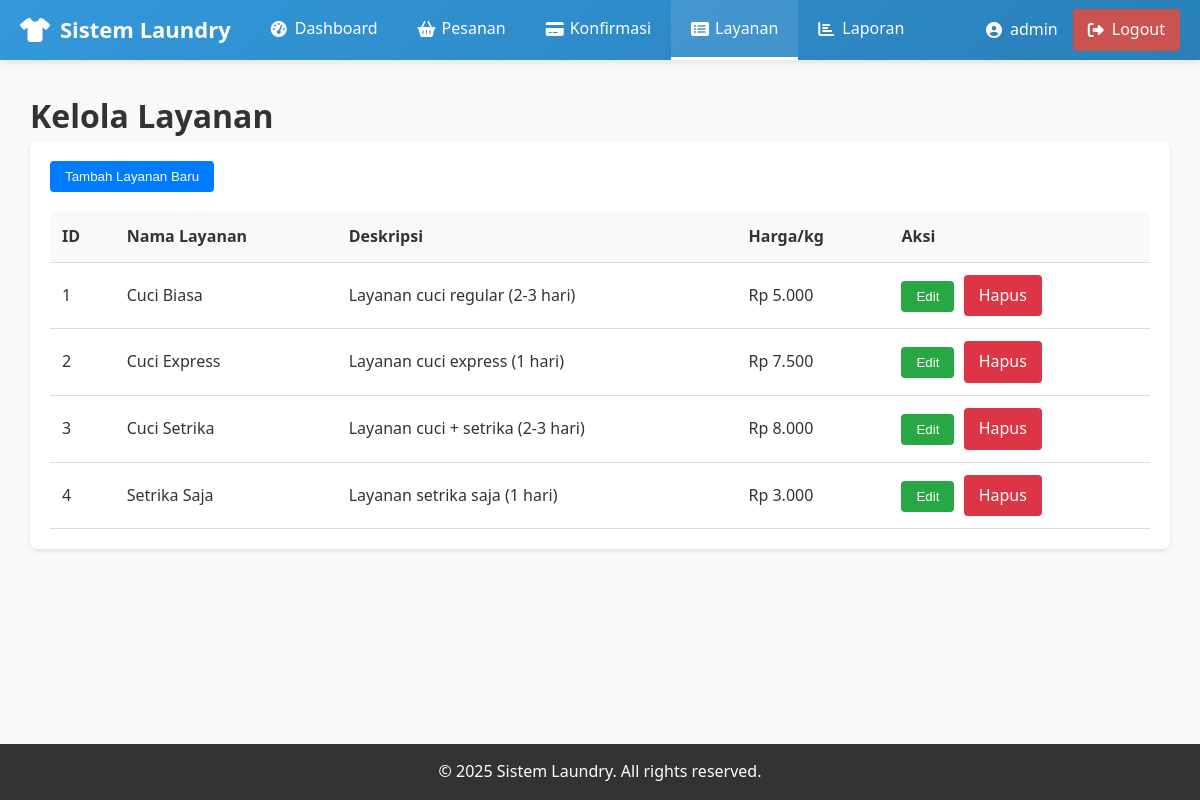
Screenshot of /admin/kelola_layanan.php (signed in) with the database file from the repository.
### tables this page shows
CREATE TABLE `services` (
    `id` int(11) PRIMARY KEY AUTO_INCREMENT,
    `nama_layanan` varchar(100) NOT NULL,
    `harga_per_kg` decimal(10,2) NOT NULL,
    `deskripsi` text,
    `durasi_hari` int(11) DEFAULT 1,
    `is_active` tinyint(1) DEFAULT 1,
    `created_at` timestamp DEFAULT CURRENT_TIMESTAMP
);

### includes/functions.php (called while the page is built, shortened)
<?php
function formatRupiah($angka) {
    return "Rp " . number_format($angka, 0, ',', '.');
}
?>

### admin/kelola_layanan.php (the view, shortened to what this page needs)
<?php
require_once '../config/koneksi.php';
require_once '../includes/functions.php';
$query = "SELECT * FROM services ORDER BY nama_layanan";
$result = mysqli_query($koneksi, $query);
include '../includes/header.php';
?>
<h1>Kelola Layanan</h1>
<div class="services-container">
    <button class="btn btn-primary" onclick="openAddModal()">Tambah Layanan Baru</button>
    <table>
        <thead>
            <tr>
                <th>ID</th>
                <th>Nama Layanan</th>
                <th>Deskripsi</th>
                <th>Harga/kg</th>
                <th>Aksi</th>
            </tr>
        </thead>
        <tbody>
            <?php while($service = mysqli_fetch_assoc($result)): ?>
            <tr>
                <td><?php echo $service['id']; ?></td>
                <td><?php echo $service['nama_layanan']; ?></td>
                <td><?php echo $service['deskripsi']; ?></td>
                <td><?php echo formatRupiah($service['harga_per_kg']); ?></td>
                <td>
                    <button class="btn btn-success" onclick="openEditModal(<?php echo htmlspecialchars(json_encode($service)); ?>)">Edit</button>
                    <a href="?hapus=<?php echo $service['id']; ?>"
                       class="btn btn-danger"
                       onclick="return confirm('Apakah Anda yakin ingin menghapus layanan ini?')">Hapus</a>
                </td>
            </tr>
            <?php endwhile; ?>
        </tbody>
    </table>
</div>
<?php include '../includes/footer.php'; ?>

### includes/header.php (shortened to what this page needs)
<?php
$nama_user = isset($_SESSION['nama']) ? $_SESSION['nama'] : $_SESSION['username'];
$role = $_SESSION['role'];
$payment_notification = '';
$current_page = basename($_SERVER['PHP_SELF']);
?>
<!DOCTYPE html>
<html lang="id">
<head>
    <link rel="stylesheet" href="https://cdnjs.cloudflare.com/ajax/libs/font-awesome/6.4.0/css/all.min.css">
</head>
<body>
    <nav class="navbar">
        <?php if(isset($_GET['mobile']) || $_SERVER['HTTP_USER_AGENT'] && (strpos($_SERVER['HTTP_USER_AGENT'], 'Mobile') !== false || strpos($_SERVER['HTTP_USER_AGENT'], 'Android') !== false)): ?>
        <div class="top-bar">
            <a href="<?php echo $role == 'admin' ? '../admin/dashboard.php' : '../pelanggan/dashboard.php'; ?>" class="brand">
                <i class="fas fa-tshirt"></i> Sistem Laundry
            </a>
            <div class="nav-toggle" id="navToggle">
                <i class="fas fa-bars"></i>
            </div>
        </div>
        <?php else: ?>
        <a href="<?php echo $role == 'admin' ? '../admin/dashboard.php' : '../pelanggan/dashboard.php'; ?>" class="brand">
            <i class="fas fa-tshirt"></i> Sistem Laundry
        </a>
        <?php endif; ?>
        <div class="nav-menu" id="navMenu" class="<?php echo (isset($_GET['mobile']) || (isset($_SERVER['HTTP_USER_AGENT']) && (strpos($_SERVER['HTTP_USER_AGENT'], 'Mobile') !== false || strpos($_SERVER['HTTP_USER_AGENT'], 'Android') !== false))) ? '' : 'active'; ?>">
            <?php if($role == 'admin'): ?>
                <a href="../admin/dashboard.php" class="<?php echo $current_page == 'dashboard.php' ? 'active' : ''; ?>">
                    <i class="fas fa-tachometer-alt"></i> Dashboard
                </a>
                <a href="../admin/daftar_pesanan.php" class="<?php echo $current_page == 'daftar_pesanan.php' ? 'active' : ''; ?>">
                    <i class="fas fa-shopping-basket"></i> Pesanan
                </a>
                <a href="../admin/konfirmasi_pembayaran.php" class="<?php echo $current_page == 'konfirmasi_pembayaran.php' ? 'active' : ''; ?>">
                    <i class="fas fa-credit-card"></i> Konfirmasi<?php echo $payment_notification; ?>
                </a>
                <a href="../admin/kelola_layanan.php" class="<?php echo $current_page == 'kelola_layanan.php' ? 'active' : ''; ?>">
                    <i class="fas fa-list-alt"></i> Layanan
                </a>
                <a href="../admin/laporan.php" class="<?php echo $current_page == 'laporan.php' ? 'active' : ''; ?>">
                    <i class="fas fa-chart-bar"></i> Laporan
                </a>
            <?php endif; ?>
        </div>
        <div class="user-info">
            <span>
                <i class="fas fa-user-circle"></i> <?php echo $nama_user; ?>
            </span>
            <a href="../logout.php" class="logout-btn">
                <i class="fas fa-sign-out-alt"></i> Logout
            </a>
        </div>
    </nav>
    <div class="main-content">

### includes/footer.php (shortened to what this page needs)
    </div>
    <footer style="background: #333; color: white; text-align: center; padding: 15px; margin-top: 50px;">
        <p>&copy; <?php echo date('Y'); ?> Sistem Laundry. All rights reserved.</p>
    </footer>
</body>
</html>

### includes/header.php (style rules this page uses)
:root { --primary-color: #3498db; --primary-dark: #2980b9; --secondary-color: #f8f9fa; --text-color: #333; --text-light: #ffffff; --text-muted: #6c757d; --border-color: #e0e0e0; --error-color: #e74c3c; --success-color: #2ecc71; --warning-color: #f39c12; --info-color: #3498db; --box-shadow: 0 2px 10px rgba(0,0,0,0.1); --transition: all 0.3s ease; --navbar-height: 60px; --content-max-width: 1200px; }
* { margin: 0; padding: 0; box-sizing: border-box; }
body { display: flex; flex-direction: column; min-height: 100vh; font-family: 'Segoe UI', Tahoma, Geneva, Verdana, sans-serif; background-color: #f9f9f9; color: var(--text-color); line-height: 1.6; overflow-x: hidden; }
.navbar { background: linear-gradient(135deg, var(--primary-color), var(--primary-dark)); color: var(--text-light); height: var(--navbar-height); display: flex; justify-content: space-between; align-items: center; box-shadow: var(--box-shadow); position: sticky; top: 0; z-index: 1000; width: 100%; }
.brand { display: flex; align-items: center; font-size: 22px; font-weight: 700; padding: 0 20px; height: var(--navbar-height); text-decoration: none; color: var(--text-light); white-space: nowrap; min-width: 200px; }
.brand i { margin-right: 10px; font-size: 24px; }
.nav-menu { display: flex; align-items: center; height: var(--navbar-height); flex: 1; justify-content: flex-start; }
.nav-menu a { color: var(--text-light); text-decoration: none; padding: 0 20px; height: 100%; display: flex; align-items: center; position: relative; font-weight: 500; transition: var(--transition); border-bottom: 3px solid transparent; }
.nav-menu a:hover, .nav-menu a.active { background-color: rgba(255, 255, 255, 0.1); border-bottom: 3px solid white; }
.nav-menu a i { margin-right: 8px; width: 16px; text-align: center; }
.user-info { display: flex; align-items: center; height: var(--navbar-height); padding: 0 20px; white-space: nowrap; }
.user-info span { display: flex; align-items: center; font-weight: 500; margin-right: 15px; }
.user-info span i { margin-right: 8px; }
.logout-btn { background-color: rgba(231, 76, 60, 0.85); color: white; padding: 8px 15px; border-radius: 4px; text-decoration: none; transition: var(--transition); display: flex; align-items: center; }
.logout-btn i { margin-right: 8px; }
.main-content { padding: 30px; width: 100%; max-width: var(--content-max-width); margin: 0 auto; flex: 1; }
footer { margin-top: auto; background: #333; color: white; text-align: center; padding: 15px; width: 100%; }

### admin/kelola_layanan.php (style rules this page uses)
.services-container { background: white; padding: 20px; border-radius: 8px; box-shadow: 0 2px 4px rgba(0,0,0,0.1); }
.btn { padding: 8px 15px; border: none; border-radius: 4px; cursor: pointer; text-decoration: none; display: inline-block; margin-right: 5px; }
.btn-primary { background-color: #007bff; color: white; }
.btn-success { background-color: #28a745; color: white; }
.btn-danger { background-color: #dc3545; color: white; }
table { width: 100%; border-collapse: collapse; margin-top: 20px; }
th, td { padding: 12px; text-align: left; border-bottom: 1px solid #ddd; }
th { background-color: #f8f9fa; font-weight: bold; }

### rows the page displays
services: id "1", nama_layanan "Cuci Biasa", deskripsi "Layanan cuci regular (2-3 hari)", harga_per_kg "Rp 5.000"
services: id "2", nama_layanan "Cuci Express", deskripsi "Layanan cuci express (1 hari)", harga_per_kg "Rp 7.500"
services: id "3", nama_layanan "Cuci Setrika", deskripsi "Layanan cuci + setrika (2-3 hari)", harga_per_kg "Rp 8.000"
services: id "4", nama_layanan "Setrika Saja", deskripsi "Layanan setrika saja (1 hari)", harga_per_kg "Rp 3.000"

### other values shown
$nama_user "admin"
